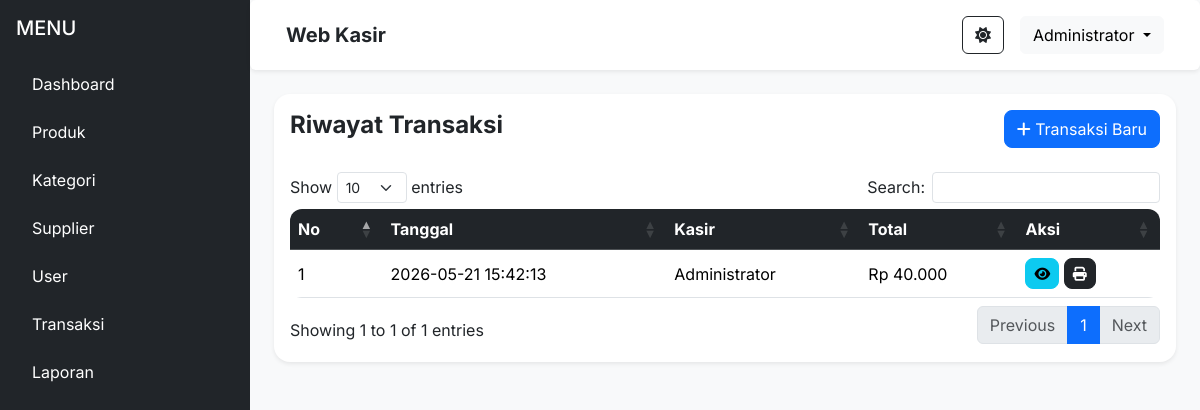
The page /modules/transaksi/index.php (signed in) on the database its author committed.
### tables this page shows
CREATE TABLE transaksi (

id_transaksi INT AUTO_INCREMENT PRIMARY KEY,

id_user INT,

tanggal DATETIME NOT NULL,

total INT NOT NULL,

bayar INT NOT NULL,

kembali INT NOT NULL,

created_at TIMESTAMP DEFAULT CURRENT_TIMESTAMP,

FOREIGN KEY (id_user)
REFERENCES users(id_user)
ON UPDATE CASCADE
ON DELETE SET NULL

);

CREATE TABLE users (

id_user INT AUTO_INCREMENT PRIMARY KEY,

nama VARCHAR(100) NOT NULL,

username VARCHAR(100) UNIQUE NOT NULL,

password VARCHAR(255) NOT NULL,

role ENUM('admin','kasir') NOT NULL,

created_at TIMESTAMP DEFAULT CURRENT_TIMESTAMP

);

### modules/transaksi/index.php (the view)
<?php
include '../../config/koneksi.php';
include '../../includes/header.php';
$query = mysqli_query($conn,
"SELECT transaksi.*,
users.nama
FROM transaksi
LEFT JOIN users
ON transaksi.id_user=users.id_user
ORDER BY id_transaksi DESC");
?>
<div class="d-flex">
<?php include '../../includes/sidebar.php'; ?>
<div class="main-content flex-grow-1">
<?php include '../../includes/navbar.php'; ?>
<div class="container-fluid p-4">
<div class="card border-0 shadow-sm rounded-4">
<div class="card-body">
<div class="d-flex
justify-content-between
align-items-center
mb-4">
<h4 class="fw-bold">
Riwayat Transaksi
</h4>
<a href="tambah.php"
class="btn btn-primary rounded-3">
<i class="fa fa-plus"></i>
Transaksi Baru
</a>
</div>
<div class="table-responsive">
<table class="table table-hover align-middle"
id="datatable">
<thead class="table-dark">
<tr>
<th>No</th>
<th>Tanggal</th>
<th>Kasir</th>
<th>Total</th>
<th>Aksi</th>
</tr>
</thead>
<tbody>
<?php
$no = 1;
while($data=mysqli_fetch_assoc($query)){
?>
<tr>
<td><?= $no++; ?></td>
<td><?= $data['tanggal']; ?></td>
<td><?= $data['nama']; ?></td>
<td>
Rp
<?= number_format(
$data['total'],
0,
',',
'.'
); ?>
</td>
<td>
<a href="detail.php?id=<?= $data['id_transaksi']; ?>"
class="btn btn-info btn-sm rounded-3">
<i class="fa fa-eye"></i>
</a>
<a href="cetak.php?id=<?= $data['id_transaksi']; ?>&bayar=<?= $data['total']; ?>&kembali=0"
class="btn btn-dark btn-sm rounded-3">
<i class="fa fa-print"></i>
</a>
</td>
</tr>
<?php } ?>
</tbody>
</table>
</div>
</div>
</div>
</div>
</div>
</div>
<?php include '../../includes/footer.php'; ?>

### assets/css/style.css (style rules this page uses)
body { font-family: 'Inter', sans-serif; }
.card { border:none; border-radius:16px; }
.table { border-radius:12px; overflow:hidden; }

### rows shown on the page
transaksi: tanggal "2026-05-21 15:42:13", id_user.nama "Administrator", total "40.000"

### other values the page prints
$_SESSION['nama'] "Administrator"
